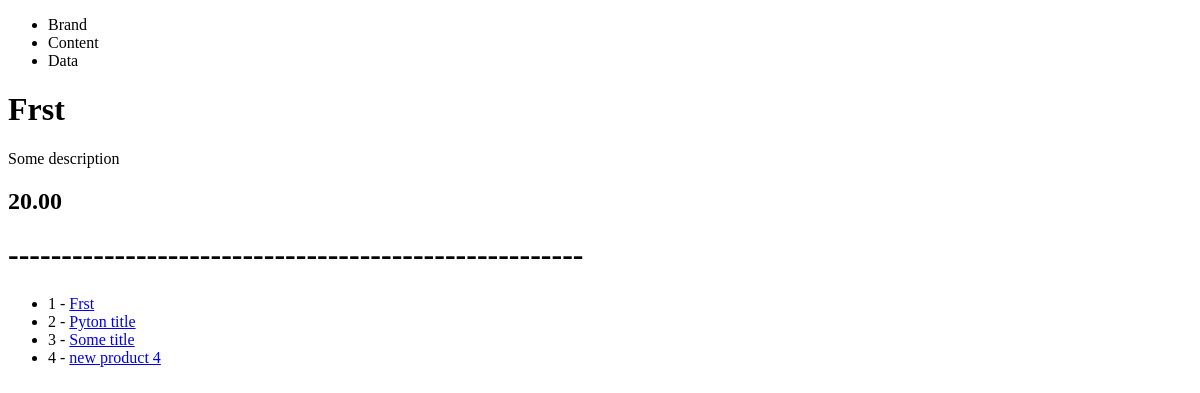
The page /productsbase/product/ on the database as committed earlier.
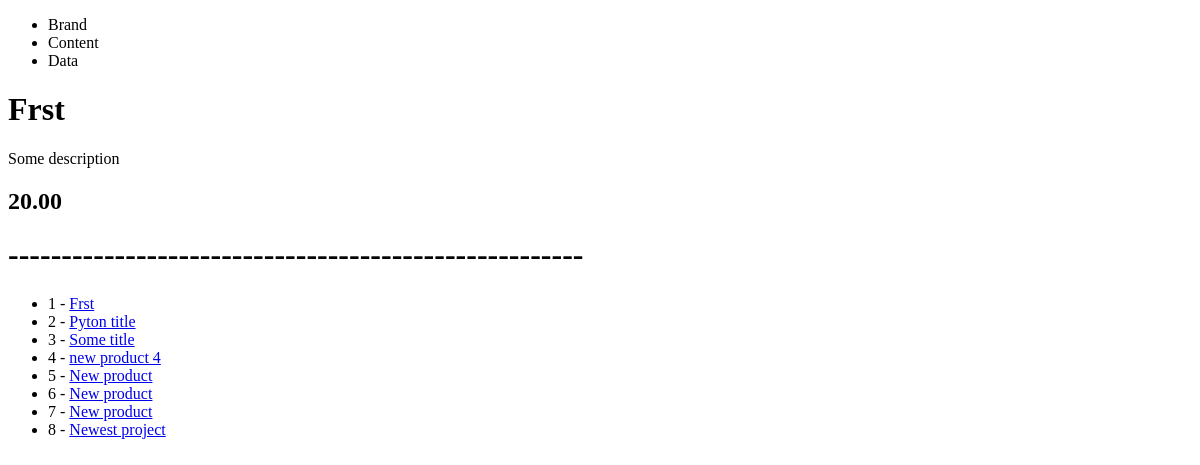
The same page on the database as committed later.
### productsbase/models.py (models this page shows)
class base(models.Model):
    title = models.CharField(default='Some title', null=False, max_length=100)
    description = models.TextField(default='New description', null=False, max_length='255')
    price = models.DecimalField(default= 0, null=False, max_digits=50, decimal_places=2)
    summary = models.TextField(default='This is summary', max_length='100')
    featured = models.BooleanField(default='True')
    def get_absolute_url(self):
        return reverse('productsbase:my_dfs', kwargs={'my_id': self.id}) #f"/product/{self.id}/"

### productsbase/views.py (the view)
# urls.py: path('product/', product_detail_view, name='product'),
def product_detail_view(request):
    obj = get_object_or_404(base, id=1)
    obj2 = base.objects.all()
    """context = {
        'title': obj.title,
        'description': obj.description,
        'price': obj.price
    }"""
    context = {
        'obj': obj,
        'obj2': obj2,
    }
    return render(request, 'products/product_detail.html', context)

### productsbase/templates/products/product_detail.html (shortened to what this page needs)
{% extends 'base.html' %}
{% block content %}
<h1>{{ obj.title }}</h1>
<p>{{ obj.description }}</p>
<h2>{{ obj.price }}</h2>
<h1>------------------------------------------------------</h1>
<ul>
{% for elem in obj2 %}
    <li>{{ elem.id }} - <a href='{{ elem.get_absolute_url }}'>{{ elem.title }}</a></li>
{% endfor %}
</ul>
{% endblock %}

### templates/base.html (shortened to what this page needs)
<!DOCTYPE html>
<html lang="en">
<head>
</head>
<body>
    {% include 'navbar.html' %}
    {% block content %}{% endblock %}
</body>
</html>

### templates/navbar.html
<nav>
    <ul>
        <li>Brand</li>
        <li>Content</li>
        <li>Data</li>
    </ul>
</nav>

Rows that differ between the two databases and show on the page:
added base: id "5", title "New product"
added base: id "6", title "New product"
added base: id "7", title "New product"
added base: id "8", title "Newest project"
